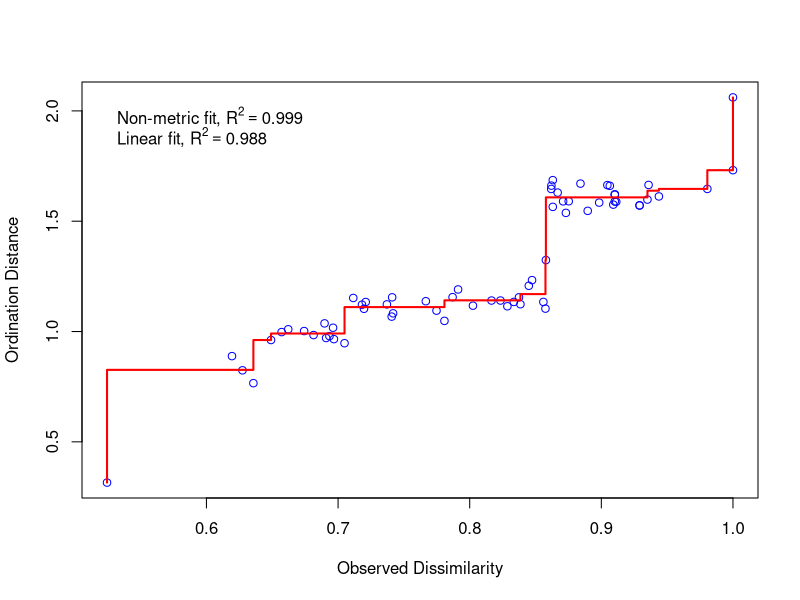
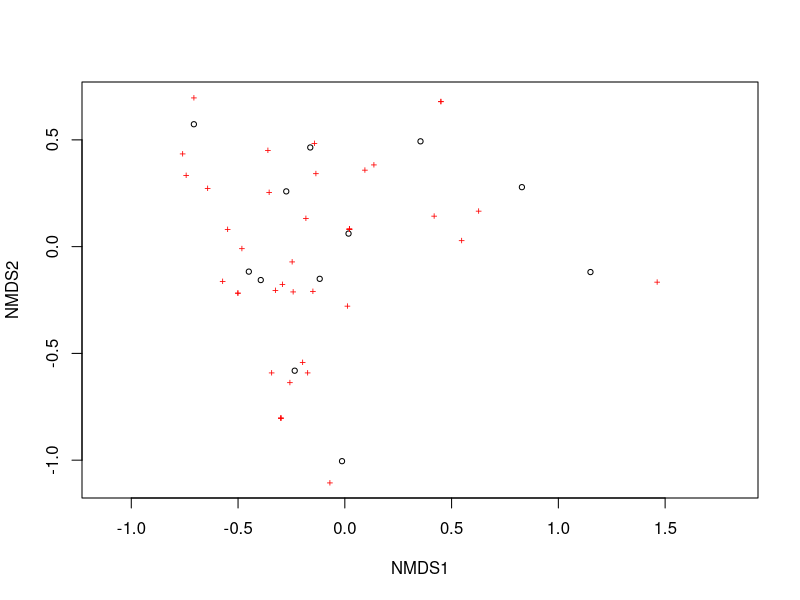
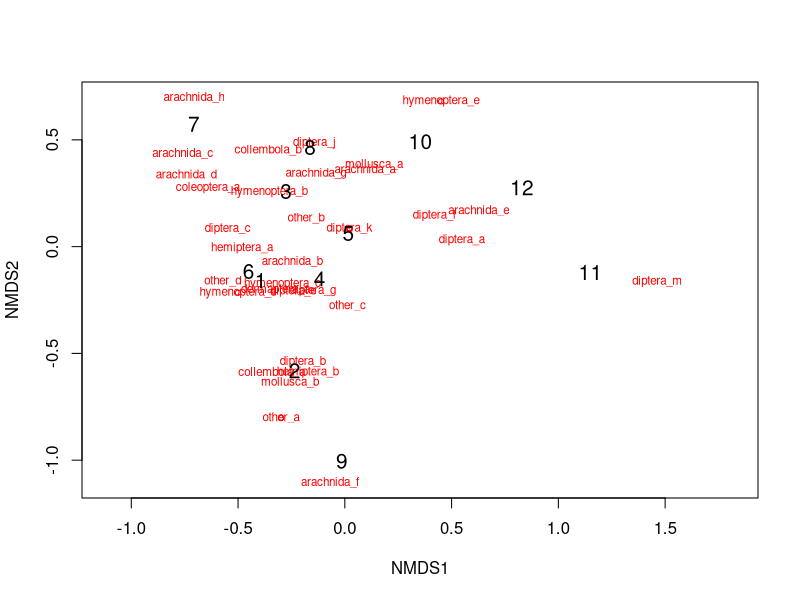
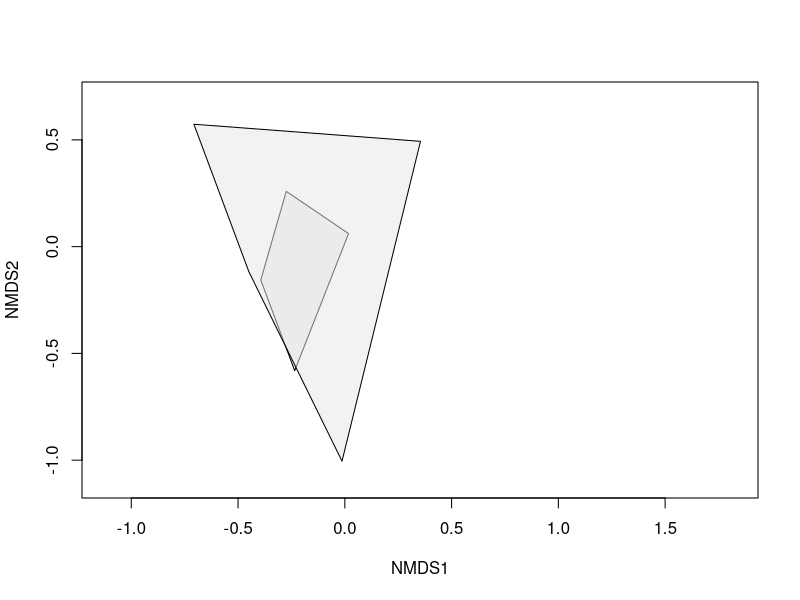

Source code (R) for these figures, in order: (Note: this script raises an error after producing the figures.)
#Laura Barraclough
#Started: 22/02/2022
#email: s1729795@ed.ac.uk

# Load libraries and data frame
bugs <- read.csv("nmds.csv")

library(tidyverse)
library(vegan)

glimpse(bugs)
#last felled should be a character 
bugs$last_felled <- as.character(bugs$last_felled)

bugs.nmds <- metaMDS(bugs[,3:43], distance = "bray", k = 5)
stressplot(bugs.nmds)

plot(bugs.nmds)

ordiplot(bugs.nmds, type = "n")
orditorp(bugs.nmds, display = "species", col = "red", air = 0.01)
orditorp(bugs.nmds, display = "sites", cex = 1.25, air = 0.01)

treat= c(rep("1988", 5), rep("1998",5), rep("2008",5))
ordiplot(bugs.nmds, type = "n")
ordihull(bugs.nmds, groups = treat, draw = "polygon", col = "grey90",
         label = F)
orditorp(bugs.nmds, display = "species", col = "red", air = 0.01)
orditorp(bugs.nmds, display = "sites", col = c(rep("green", 5),
                                               rep("blue", 5)),
         air = 0.01, cex = 1.25)
ordicluster(bugs.nmds, cluster = treat, display = "sites", col = c(rep("green",5), rep("blue",5)),
            air = 0.01, cex = 1.25)
         